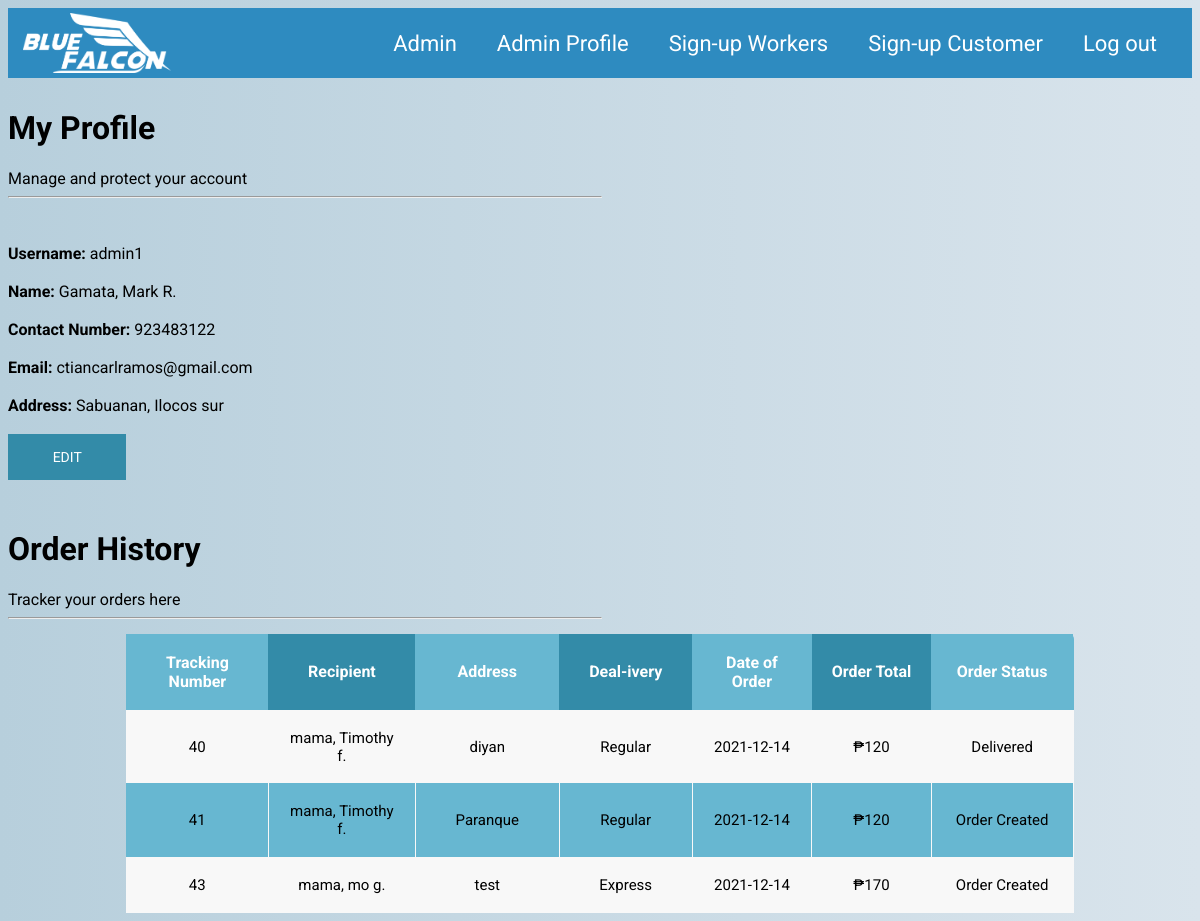
The page /profile.php (signed in) on the database its author committed.
### tables this page shows
CREATE TABLE `manager` (
  `Manager_ID` int(11) NOT NULL,
  `Manager_LastName` varchar(256) NOT NULL,
  `Manager_FirstName` varchar(256) NOT NULL,
  `Manager_MiddleInitial` varchar(2) NOT NULL,
  `Manager_Address` varchar(256) NOT NULL,
  `Manager_ContactNum` varchar(255) NOT NULL,
  `Manager_Email` varchar(256) NOT NULL,
  `Branch_Name` varchar(256) NOT NULL,
  `Username` varchar(256) NOT NULL
);

CREATE TABLE `tracker` (
  `Tracking_Number` int(11) NOT NULL,
  `Package_ID` int(11) NOT NULL,
  `Rider_ID` int(11) NOT NULL,
  `Sender_ID` int(11) NOT NULL,
  `Recipient_ID` int(11) NOT NULL,
  `ETA` varchar(20) NOT NULL,
  `Tracker_Date` date NOT NULL DEFAULT current_timestamp(),
  `Tracker_Status` varchar(255) DEFAULT NULL
);

CREATE TABLE `recipient` (
  `Recipient_ID` int(11) NOT NULL,
  `Recipient_LastName` varchar(20) NOT NULL,
  `Recipient_FirstName` varchar(20) NOT NULL,
  `Recipient_MiddleInitial` char(2) DEFAULT NULL,
  `Recipient_Address` varchar(256) NOT NULL,
  `Recipient_ContactNum` varchar(255) NOT NULL,
  `Recipient_Email` varchar(256) NOT NULL
);

### profile.php (the view, shortened to what this page needs)
<?php
	include 'header.php';
 ?>
 <!DOCTYPE html>
 <html>
 <head>
	<link rel="stylesheet" type="text/css" href="css/profile.css" />
 </head>
 <body>
 	<h1>My Profile</h1>
 	Manage and protect your account
 	<br>
 	<hr style="width:50%;text-align:left;margin-left:0;">
 	<br>
 	<br>
 	<?php
 		require 'includes\dbh.inc.php';
 		if ( (isset($_SESSION["useruid"])) && ($_SESSION["entity"] === "sender")) {
	 		$sql = "SELECT * from Sender where Username ='".$_SESSION['username']."'";
	 		$result = $conn-> query($sql) or die($conn->error);
	 		if ($result-> num_rows >0) {
				while ($row = $result-> fetch_assoc()) {
					echo "<b>Username:</b>". "   ". $row["Username"]."<br><br>";
					echo "<b>Name:</b>". "   ". $row["Sender_LastName"].", ".$row["Sender_FirstName"]." ".$row["Sender_MiddleInitial"]."."."<br><br>";
					echo "<b>Contact Number:</b>". "   ". $row["Sender_ContactNum"]."<br><br>";
					echo "<b>Email:</b>". "   ". $row["Sender_Email"]."<br><br>";
					echo "<b>Address:</b>". "   ". $row["Sender_Address"]."<br><br>";
					echo "<button onclick=\"location.href='./editprofile.php?Sender_ID=".$row['Sender_ID']."'\">Edit</button>";
				}
			}
			else {
				echo "0 result";
			}
			$conn -> close();
		}
		elseif (isset($_SESSION["useruid"]) && ($_SESSION["entity"] === "manager")) {
			$sql = "SELECT * from manager where Username ='".$_SESSION['username']."'";
	 		$result = $conn-> query($sql) or die($conn->error);
	 		if ($result-> num_rows >0) {
				while ($row = $result-> fetch_assoc()) {
					echo "<b>Username:</b>". "   ". $row["Username"]."<br><br>";
					echo "<b>Name:</b>". "   ". $row["Manager_LastName"].", ".$row["Manager_FirstName"]." ".$row["Manager_MiddleInitial"]."."."<br><br>";
					echo "<b>Contact Number:</b>". "   ". $row["Manager_ContactNum"]."<br><br>";
					echo "<b>Email:</b>". "   ". $row["Manager_Email"]."<br><br>";
					echo "<b>Address:</b>". "   ". $row["Manager_Address"]."<br><br>";
					echo "<button onclick=\"location.href='./editprofile.php?Manager_ID=".$row['Manager_ID']."'\">Edit</button>";
				}
			}
			else {
				echo "0 result";
			}
		}
 	?>
 	<br>
 	<br>
 	<h1>Order History</h1>
 	Tracker your orders here
 	<br>
 	<hr style="width:50%;text-align:left;margin-left:0;">
	 	<table id="orderstable" class="orderstable">
			<tr>
				<th>Tracking Number</th>
				<th>Recipient</th>
				<th>Address</th>
				<th>Deal-ivery</th>
				<th>Date of Order</th>
				<th>Order Total</th>
				<th>Order Status</th>
			</tr>
		 	<?php
		 		require 'includes\dbh.inc.php';
		 		$sql = "SELECT * from Tracker Where Sender_ID=(SELECT Sender_ID from Sender where Username='".$_SESSION['username']."')";
		 		$result = $conn-> query($sql) or die($conn->error);
		 		if ($result-> num_rows >0) {
					while ($row = $result-> fetch_assoc()) {
						echo "<tr>
							<td>". $row["Tracking_Number"]."</td>";
							$sql1 = "SELECT Recipient_LastName, Recipient_FirstName, Recipient_MiddleInitial, Recipient_Address from recipient where Recipient_ID = (SELECT Recipient_ID from tracker Where Tracking_Number ='".$row['Tracking_Number']."')";
								$result1 = $conn-> query($sql1) or die($conn->error);
								$row1 = $result1-> fetch_assoc();
						echo "	<td>". $row1['Recipient_LastName']. ", " . $row1['Recipient_FirstName'] ." " . $row1['Recipient_MiddleInitial'] . ".</td>
							<td>". $row1["Recipient_Address"]."</td>";
						$sql2 = "SELECT Package_Deal, Amount from package where Package_ID = (SELECT Package_ID from tracker where Tracking_Number ='".$row['Tracking_Number']."')";
						$result2 = $conn-> query($sql2) or die($conn->error);
						$row2 = $result2-> fetch_assoc();
						echo "	<td>". $row2["Package_Deal"]."</td>
							<td>". $row["Tracker_Date"]."</td>
							<td> ₱". $row2["Amount"]."</td>
							<td>". $row["Tracker_Status"]."</td>
							</tr>";
					}
					echo "</table>";
				}
				else {
					echo "0 result";
				}
		 	?>
 </body>
 </html>

### header.php (shortened to what this page needs)
<!DOCTYPE html>
<html lang="en">
<head>
  </head>
<body>
		<div class="head1">
			<header>
			 	<span class="image-clickable">
					<a href="homepage.php">
          			<img src="BF logo.png" alt="main-logo" class="logo" />
        			</a>
        		</span>
        		<nav>
			<ul class="nav-links">
			  <?php
			  	if (isset($_SESSION["useruid"]) && ($_SESSION["entity"] === "SuperAdmin")) {
			  		echo "<li><a href='admin.php'>SuperAdmin</a></li>";
				  	echo "<li><a href='profile.php'>SuperAdmin Profile</a></li>";
				  	echo "<li><a href='createBranch.php'>Create Branch</a></li>";
				  	echo "<li><a href='signUpAdmin.php'>Create Admin</a></li>";
				  	echo "<li><a href='signUpRider.php'>Sign-up Workers</a></li>";
				  	echo "<li><a href='includes/logout.inc.php'>Log out</a></li>";
			  	}
				elseif ( (isset($_SESSION["useruid"])) && ($_SESSION["entity"] === "manager")) {
				  	echo "<li><a href='admin.php'>Admin</a></li>";
				  	echo "<li><a href='profile.php'>Admin Profile</a></li>";
				  	echo "<li><a href='signUpRider.php'>Sign-up Workers</a></li>";
				  	echo "<li><a href='signup.php'>Sign-up Customer</a></li>";
				  	echo "<li><a href='includes/logout.inc.php'>Log out</a></li>";
				  }
				  else{
				  	echo "<li><a class='active' href='homepage.php'>Home</a></li>";
				  	echo "<li><a href='Tracker_page1.php'>Tracking</a></li>";
				  	echo "<li><a href='career.php'>Career</a></li>";
				  	echo "<li><a href='signup.php'>Sign-up</a></li>";
				  	echo "<li><a href='login.php'>Login</a></li>";
				  }
			   ?>
			</div>
</body>
</html>

### css/profile.css (style rules this page uses)
table { margin-top: 15px; border-style:solid; border-width:2px; border-color:darkcyan; text-align: center; margin-left: 10%; margin-right: 10%; }
th, td { padding: 5px; width:2%; }
h1 { width: 100%; padding-top: 10px; }
body { background: #D9E4EC; background: -webkit-linear-gradient(right, #D9E4EC, #B7CFDC); background: -moz-linear-gradient(right, #D9E4EC, #B7CFDC); background: -o-linear-gradient(right, #D9E4EC, #B7CFDC); background: linear-gradient(to left, #D9E4EC, #B7CFDC); font-family: "Roboto", sans-serif; -webkit-font-smoothing: antialiased; -moz-osx-font-smoothing: grayscale; }
button { font-family: "Roboto", sans-serif; text-transform: uppercase; outline: 0; background:#338BA8 ; width: 10%; border: 0; padding: 15px; color: #FFFFFF; font-size: 14px; -webkit-transition: all 0.3 ease; transition: all 0.3 ease; cursor: pointer; }
.orderstable { border: 5px solid white; border-collapse: collapse; border-radius: 5px; font-size: 16px; font-weight: normal; border: none; border-collapse: collapse; width: 100%; max-width: 80%; background-color: #67B7D1; }
.orderstable td, .orderstable th { text-align: center; padding: 2%; }
.orderstable td { border-right: 1px solid #f8f8f8; font-size: 15px; }
.orderstable th { color: #ffffff; background: #338BA8; }
.orderstable th:nth-child(odd) { color: #ffffff; background: #67B7D1; }
.orderstable tr:nth-child(even) { background: #F8F8F8; }

### css/NavBar.css.php (style rules this page uses)
header { display: flex; justify-content: flex-end; align-items: center; background: #2E8BC0; width: 100%; }
a, button { color: black; }
.image-clickable { margin-right: auto; }
.logo { height: 60px; margin-right: 10px; }
.nav-links { list-style: none; }
.nav-links li { display: inline-block; padding: 0 5px; }
.nav-links li a { text-decoration: none; font-family: "Roboto", sans-serif; font-size: 22px; transition: all 0.5s ease 0s; color: white; padding: 15px; border-radius: 5px; }
.head1 { padding: 5px; padding-left: 15px; padding-right: 15px; background:#2E8BC0 ; }

### rows shown on the page
manager: Username "admin1", Manager_LastName "Gamata", Manager_FirstName "Mark", Manager_MiddleInitial "R", Manager_ContactNum "923483122", Manager_Email "ctiancarlramos@gmail.com", Manager_Address "Sabuanan, Ilocos sur"
tracker: Tracking_Number "40", Recipient_ID.Recipient_LastName "mama", Recipient_ID.Recipient_FirstName "Timothy", Recipient_ID.Recipient_MiddleInitial "f", Recipient_ID.Recipient_Address "diyan", Package_Deal "Regular", Tracker_Date "2021-12-14", Amount "120", Tracker_Status "Delivered"
tracker: Tracking_Number "41", Recipient_ID.Recipient_LastName "mama", Recipient_ID.Recipient_FirstName "Timothy", Recipient_ID.Recipient_MiddleInitial "f", Recipient_ID.Recipient_Address "Paranque", Package_Deal "Regular", Tracker_Date "2021-12-14", Amount "120", Tracker_Status "Order Created"
tracker: Tracking_Number "43", Recipient_ID.Recipient_LastName "mama", Recipient_ID.Recipient_FirstName "mo", Recipient_ID.Recipient_MiddleInitial "g", Recipient_ID.Recipient_Address "test", Package_Deal "Express", Tracker_Date "2021-12-14", Amount "170", Tracker_Status "Order Created"
